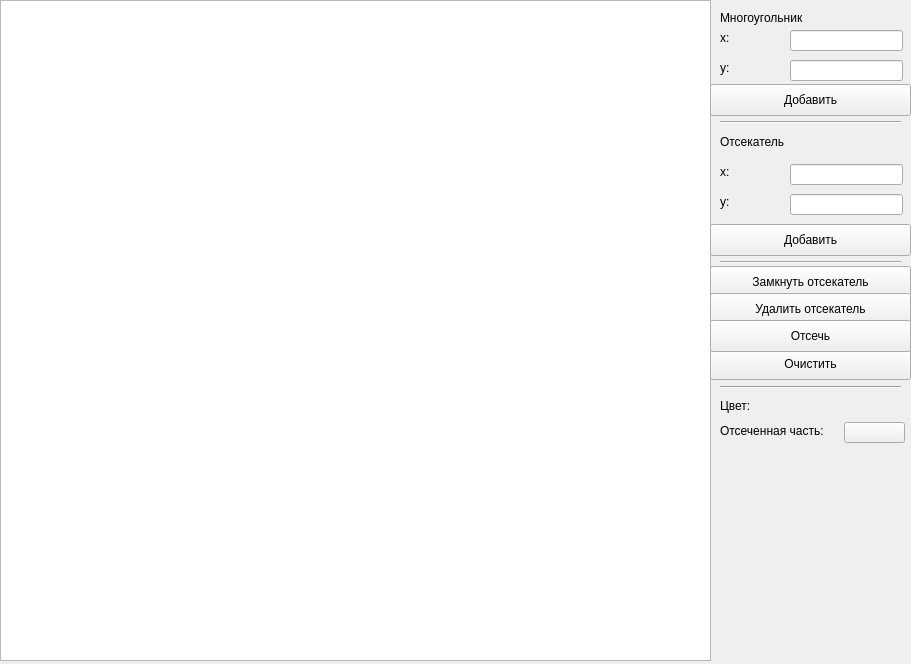
<?xml version="1.0" encoding="UTF-8"?>
<ui version="4.0">
 <class>MainWindow</class>
 <widget class="QMainWindow" name="MainWindow">
  <property name="geometry">
   <rect>
    <x>0</x>
    <y>0</y>
    <width>911</width>
    <height>664</height>
   </rect>
  </property>
  <property name="windowTitle">
   <string>Лабораторная работа №9 - Ильясов</string>
  </property>
  <widget class="QWidget" name="centralwidget">
   <widget class="QGraphicsView" name="canvas">
    <property name="geometry">
     <rect>
      <x>0</x>
      <y>0</y>
      <width>711</width>
      <height>661</height>
     </rect>
    </property>
   </widget>
   <widget class="QLabel" name="label">
    <property name="geometry">
     <rect>
      <x>720</x>
      <y>10</y>
      <width>101</width>
      <height>16</height>
     </rect>
    </property>
    <property name="text">
     <string>Многоугольник</string>
    </property>
   </widget>
   <widget class="QLabel" name="label_2">
    <property name="geometry">
     <rect>
      <x>720</x>
      <y>134</y>
      <width>81</width>
      <height>16</height>
     </rect>
    </property>
    <property name="text">
     <string>Отсекатель</string>
    </property>
   </widget>
   <widget class="QLineEdit" name="x_pol">
    <property name="geometry">
     <rect>
      <x>790</x>
      <y>30</y>
      <width>113</width>
      <height>21</height>
     </rect>
    </property>
   </widget>
   <widget class="QLineEdit" name="y_pol">
    <property name="geometry">
     <rect>
      <x>790</x>
      <y>60</y>
      <width>113</width>
      <height>21</height>
     </rect>
    </property>
   </widget>
   <widget class="QLineEdit" name="x_cut">
    <property name="geometry">
     <rect>
      <x>790</x>
      <y>164</y>
      <width>113</width>
      <height>21</height>
     </rect>
    </property>
   </widget>
   <widget class="QLineEdit" name="y_cut">
    <property name="geometry">
     <rect>
      <x>790</x>
      <y>194</y>
      <width>113</width>
      <height>21</height>
     </rect>
    </property>
   </widget>
   <widget class="QLabel" name="label_3">
    <property name="geometry">
     <rect>
      <x>720</x>
      <y>30</y>
      <width>60</width>
      <height>16</height>
     </rect>
    </property>
    <property name="text">
     <string>x:</string>
    </property>
   </widget>
   <widget class="QLabel" name="label_4">
    <property name="geometry">
     <rect>
      <x>720</x>
      <y>60</y>
      <width>60</width>
      <height>16</height>
     </rect>
    </property>
    <property name="text">
     <string>y:</string>
    </property>
   </widget>
   <widget class="QLabel" name="label_7">
    <property name="geometry">
     <rect>
      <x>720</x>
      <y>164</y>
      <width>60</width>
      <height>16</height>
     </rect>
    </property>
    <property name="text">
     <string>x:</string>
    </property>
   </widget>
   <widget class="QLabel" name="label_8">
    <property name="geometry">
     <rect>
      <x>720</x>
      <y>194</y>
      <width>60</width>
      <height>16</height>
     </rect>
    </property>
    <property name="text">
     <string>y:</string>
    </property>
   </widget>
   <widget class="QPushButton" name="add_pol_bt">
    <property name="geometry">
     <rect>
      <x>710</x>
      <y>84</y>
      <width>201</width>
      <height>32</height>
     </rect>
    </property>
    <property name="text">
     <string>Добавить</string>
    </property>
   </widget>
   <widget class="QPushButton" name="add_cut_bt">
    <property name="geometry">
     <rect>
      <x>710</x>
      <y>224</y>
      <width>201</width>
      <height>32</height>
     </rect>
    </property>
    <property name="text">
     <string>Добавить</string>
    </property>
   </widget>
   <widget class="Line" name="line">
    <property name="geometry">
     <rect>
      <x>720</x>
      <y>114</y>
      <width>181</width>
      <height>16</height>
     </rect>
    </property>
    <property name="orientation">
     <enum>Qt::Horizontal</enum>
    </property>
   </widget>
   <widget class="Line" name="line_2">
    <property name="geometry">
     <rect>
      <x>720</x>
      <y>254</y>
      <width>181</width>
      <height>16</height>
     </rect>
    </property>
    <property name="orientation">
     <enum>Qt::Horizontal</enum>
    </property>
   </widget>
   <widget class="QPushButton" name="close_bt">
    <property name="geometry">
     <rect>
      <x>710</x>
      <y>266</y>
      <width>201</width>
      <height>32</height>
     </rect>
    </property>
    <property name="text">
     <string>Замкнуть отсекатель</string>
    </property>
   </widget>
   <widget class="QPushButton" name="del_cut_bt">
    <property name="geometry">
     <rect>
      <x>710</x>
      <y>293</y>
      <width>201</width>
      <height>32</height>
     </rect>
    </property>
    <property name="text">
     <string>Удалить отсекатель</string>
    </property>
   </widget>
   <widget class="QPushButton" name="clear_bt">
    <property name="geometry">
     <rect>
      <x>710</x>
      <y>348</y>
      <width>201</width>
      <height>32</height>
     </rect>
    </property>
    <property name="text">
     <string>Очистить</string>
    </property>
   </widget>
   <widget class="QPushButton" name="color_cut_polygon_bt">
    <property name="geometry">
     <rect>
      <x>844</x>
      <y>422</y>
      <width>61</width>
      <height>21</height>
     </rect>
    </property>
    <property name="text">
     <string/>
    </property>
   </widget>
   <widget class="QLabel" name="label_11">
    <property name="geometry">
     <rect>
      <x>720</x>
      <y>423</y>
      <width>121</width>
      <height>16</height>
     </rect>
    </property>
    <property name="text">
     <string>Отсеченная часть:</string>
    </property>
   </widget>
   <widget class="QLabel" name="label_12">
    <property name="geometry">
     <rect>
      <x>720</x>
      <y>398</y>
      <width>60</width>
      <height>16</height>
     </rect>
    </property>
    <property name="text">
     <string>Цвет:</string>
    </property>
   </widget>
   <widget class="Line" name="line_3">
    <property name="geometry">
     <rect>
      <x>720</x>
      <y>379</y>
      <width>181</width>
      <height>16</height>
     </rect>
    </property>
    <property name="orientation">
     <enum>Qt::Horizontal</enum>
    </property>
   </widget>
   <widget class="QPushButton" name="cut_bt">
    <property name="geometry">
     <rect>
      <x>710</x>
      <y>320</y>
      <width>201</width>
      <height>32</height>
     </rect>
    </property>
    <property name="text">
     <string>Отсечь</string>
    </property>
   </widget>
  </widget>
 </widget>
 <resources/>
 <connections/>
</ui>
